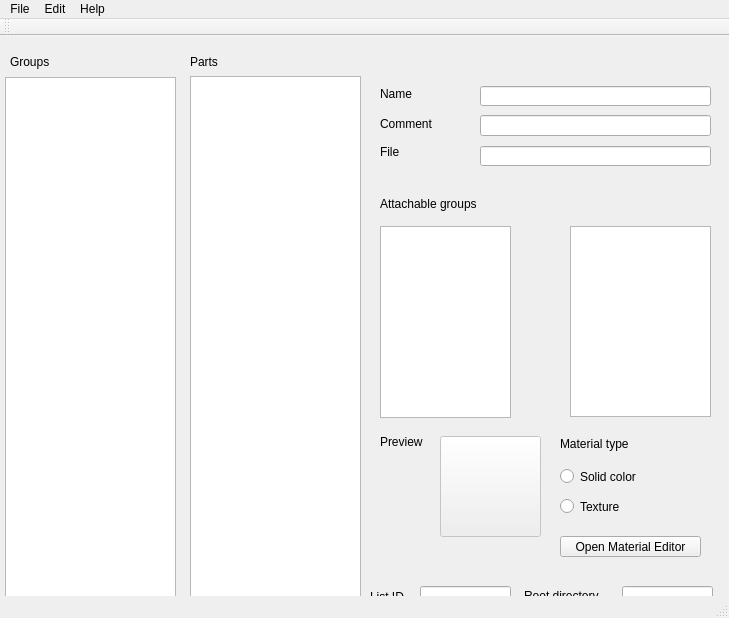
<?xml version="1.0" encoding="UTF-8"?>
<ui version="4.0">
 <class>pmcaconf_mainwin</class>
 <widget class="QMainWindow" name="pmcaconf_mainwin">
  <property name="geometry">
   <rect>
    <x>0</x>
    <y>0</y>
    <width>729</width>
    <height>618</height>
   </rect>
  </property>
  <property name="windowTitle">
   <string>PMCA set configuration tool</string>
  </property>
  <property name="windowIcon">
   <iconset resource="images.qrc">
    <normaloff>:/logo/logo.png</normaloff>:/logo/logo.png</iconset>
  </property>
  <property name="locale">
   <locale language="C" country="AnyCountry"/>
  </property>
  <widget class="QWidget" name="centralWidget">
   <widget class="QListView" name="listView">
    <property name="geometry">
     <rect>
      <x>5</x>
      <y>41</y>
      <width>171</width>
      <height>521</height>
     </rect>
    </property>
   </widget>
   <widget class="QLabel" name="label">
    <property name="geometry">
     <rect>
      <x>10</x>
      <y>10</y>
      <width>161</width>
      <height>31</height>
     </rect>
    </property>
    <property name="text">
     <string>Groups</string>
    </property>
   </widget>
   <widget class="QListView" name="listView_parts">
    <property name="geometry">
     <rect>
      <x>190</x>
      <y>40</y>
      <width>171</width>
      <height>521</height>
     </rect>
    </property>
   </widget>
   <widget class="QLabel" name="label_2">
    <property name="geometry">
     <rect>
      <x>190</x>
      <y>16</y>
      <width>171</width>
      <height>20</height>
     </rect>
    </property>
    <property name="text">
     <string>Parts</string>
    </property>
   </widget>
   <widget class="QLineEdit" name="lineEdit_Name">
    <property name="geometry">
     <rect>
      <x>480</x>
      <y>50</y>
      <width>231</width>
      <height>20</height>
     </rect>
    </property>
   </widget>
   <widget class="QLabel" name="label_3">
    <property name="geometry">
     <rect>
      <x>380</x>
      <y>50</y>
      <width>55</width>
      <height>16</height>
     </rect>
    </property>
    <property name="text">
     <string>Name</string>
    </property>
   </widget>
   <widget class="QLabel" name="label_4">
    <property name="geometry">
     <rect>
      <x>380</x>
      <y>80</y>
      <width>61</width>
      <height>16</height>
     </rect>
    </property>
    <property name="text">
     <string>Comment</string>
    </property>
   </widget>
   <widget class="QLineEdit" name="lineEdit_2">
    <property name="geometry">
     <rect>
      <x>480</x>
      <y>79</y>
      <width>231</width>
      <height>21</height>
     </rect>
    </property>
   </widget>
   <widget class="QLabel" name="label_5">
    <property name="geometry">
     <rect>
      <x>380</x>
      <y>110</y>
      <width>55</width>
      <height>12</height>
     </rect>
    </property>
    <property name="text">
     <string>File</string>
    </property>
   </widget>
   <widget class="QLineEdit" name="lineEdit_3">
    <property name="geometry">
     <rect>
      <x>480</x>
      <y>110</y>
      <width>231</width>
      <height>20</height>
     </rect>
    </property>
   </widget>
   <widget class="QLabel" name="label_6">
    <property name="geometry">
     <rect>
      <x>380</x>
      <y>160</y>
      <width>161</width>
      <height>16</height>
     </rect>
    </property>
    <property name="text">
     <string>Attachable groups</string>
    </property>
   </widget>
   <widget class="QListView" name="listView_availableGroups">
    <property name="geometry">
     <rect>
      <x>380</x>
      <y>190</y>
      <width>131</width>
      <height>192</height>
     </rect>
    </property>
   </widget>
   <widget class="QListView" name="listView_4">
    <property name="geometry">
     <rect>
      <x>570</x>
      <y>190</y>
      <width>141</width>
      <height>191</height>
     </rect>
    </property>
   </widget>
   <widget class="QLabel" name="label_7">
    <property name="geometry">
     <rect>
      <x>380</x>
      <y>400</y>
      <width>55</width>
      <height>12</height>
     </rect>
    </property>
    <property name="text">
     <string>Preview</string>
    </property>
   </widget>
   <widget class="QLabel" name="label_8">
    <property name="geometry">
     <rect>
      <x>560</x>
      <y>400</y>
      <width>101</width>
      <height>16</height>
     </rect>
    </property>
    <property name="text">
     <string>Material type</string>
    </property>
   </widget>
   <widget class="QRadioButton" name="radioButton">
    <property name="geometry">
     <rect>
      <x>560</x>
      <y>430</y>
      <width>97</width>
      <height>21</height>
     </rect>
    </property>
    <property name="text">
     <string>Solid color</string>
    </property>
   </widget>
   <widget class="QRadioButton" name="radioButton_2">
    <property name="geometry">
     <rect>
      <x>560</x>
      <y>460</y>
      <width>97</width>
      <height>21</height>
     </rect>
    </property>
    <property name="text">
     <string>Texture</string>
    </property>
   </widget>
   <widget class="QPushButton" name="pushButton">
    <property name="geometry">
     <rect>
      <x>560</x>
      <y>500</y>
      <width>141</width>
      <height>21</height>
     </rect>
    </property>
    <property name="text">
     <string>Open Material Editor</string>
    </property>
   </widget>
   <widget class="QLabel" name="label_9">
    <property name="geometry">
     <rect>
      <x>370</x>
      <y>550</y>
      <width>55</width>
      <height>21</height>
     </rect>
    </property>
    <property name="text">
     <string>List ID</string>
    </property>
   </widget>
   <widget class="QLineEdit" name="lineEdit_list">
    <property name="geometry">
     <rect>
      <x>420</x>
      <y>550</y>
      <width>91</width>
      <height>20</height>
     </rect>
    </property>
   </widget>
   <widget class="QLineEdit" name="lineEdit_5">
    <property name="geometry">
     <rect>
      <x>622</x>
      <y>550</y>
      <width>91</width>
      <height>20</height>
     </rect>
    </property>
    <property name="placeholderText">
     <string/>
    </property>
   </widget>
   <widget class="QLabel" name="label_10">
    <property name="geometry">
     <rect>
      <x>524</x>
      <y>550</y>
      <width>91</width>
      <height>20</height>
     </rect>
    </property>
    <property name="text">
     <string>Root directory</string>
    </property>
   </widget>
   <widget class="QPushButton" name="imageBut">
    <property name="enabled">
     <bool>false</bool>
    </property>
    <property name="geometry">
     <rect>
      <x>440</x>
      <y>400</y>
      <width>101</width>
      <height>101</height>
     </rect>
    </property>
    <property name="text">
     <string/>
    </property>
   </widget>
  </widget>
  <widget class="QMenuBar" name="menuBar">
   <property name="geometry">
    <rect>
     <x>0</x>
     <y>0</y>
     <width>729</width>
     <height>19</height>
    </rect>
   </property>
   <widget class="QMenu" name="menuFile">
    <property name="title">
     <string>File</string>
    </property>
    <addaction name="actionOpen_configuration"/>
    <addaction name="actionSave_configuration"/>
    <addaction name="actionExit"/>
   </widget>
   <widget class="QMenu" name="menuEdit">
    <property name="title">
     <string>Edit</string>
    </property>
    <addaction name="actionAdd_part"/>
    <addaction name="actionDelete_part"/>
   </widget>
   <widget class="QMenu" name="menuHelp">
    <property name="title">
     <string>Help</string>
    </property>
    <addaction name="actionAbout"/>
    <addaction name="actionAbout_Qt"/>
   </widget>
   <addaction name="menuFile"/>
   <addaction name="menuEdit"/>
   <addaction name="menuHelp"/>
  </widget>
  <widget class="QStatusBar" name="statusBar"/>
  <widget class="QToolBar" name="toolBar">
   <property name="windowTitle">
    <string>toolBar</string>
   </property>
   <attribute name="toolBarArea">
    <enum>TopToolBarArea</enum>
   </attribute>
   <attribute name="toolBarBreak">
    <bool>false</bool>
   </attribute>
  </widget>
  <action name="actionAbout">
   <property name="text">
    <string>About</string>
   </property>
  </action>
  <action name="actionOpen_configuration">
   <property name="text">
    <string>Open configuration</string>
   </property>
  </action>
  <action name="actionSave_configuration">
   <property name="text">
    <string>Save configuration</string>
   </property>
  </action>
  <action name="actionExit">
   <property name="text">
    <string>Exit</string>
   </property>
  </action>
  <action name="actionAdd_part">
   <property name="text">
    <string>Add part</string>
   </property>
  </action>
  <action name="actionDelete_part">
   <property name="text">
    <string>Delete part</string>
   </property>
  </action>
  <action name="actionAbout_Qt">
   <property name="text">
    <string>About Qt...</string>
   </property>
  </action>
 </widget>
 <layoutdefault spacing="6" margin="11"/>
 <resources>
  <include location="images.qrc"/>
 </resources>
 <connections>
  <connection>
   <sender>actionAbout</sender>
   <signal>triggered()</signal>
   <receiver>pmcaconf_mainwin</receiver>
   <slot>showAbout()</slot>
   <hints>
    <hint type="sourcelabel">
     <x>-1</x>
     <y>-1</y>
    </hint>
    <hint type="destinationlabel">
     <x>235</x>
     <y>308</y>
    </hint>
   </hints>
  </connection>
  <connection>
   <sender>actionOpen_configuration</sender>
   <signal>triggered()</signal>
   <receiver>pmcaconf_mainwin</receiver>
   <slot>openConfig()</slot>
   <hints>
    <hint type="sourcelabel">
     <x>-1</x>
     <y>-1</y>
    </hint>
    <hint type="destinationlabel">
     <x>364</x>
     <y>308</y>
    </hint>
   </hints>
  </connection>
  <connection>
   <sender>actionExit</sender>
   <signal>triggered()</signal>
   <receiver>pmcaconf_mainwin</receiver>
   <slot>close()</slot>
   <hints>
    <hint type="sourcelabel">
     <x>-1</x>
     <y>-1</y>
    </hint>
    <hint type="destinationlabel">
     <x>364</x>
     <y>308</y>
    </hint>
   </hints>
  </connection>
  <connection>
   <sender>actionAdd_part</sender>
   <signal>triggered()</signal>
   <receiver>pmcaconf_mainwin</receiver>
   <slot>addNewPart()</slot>
   <hints>
    <hint type="sourcelabel">
     <x>-1</x>
     <y>-1</y>
    </hint>
    <hint type="destinationlabel">
     <x>364</x>
     <y>308</y>
    </hint>
   </hints>
  </connection>
  <connection>
   <sender>listView</sender>
   <signal>clicked(QModelIndex)</signal>
   <receiver>pmcaconf_mainwin</receiver>
   <slot>groupChanged(QModelIndex)</slot>
   <hints>
    <hint type="sourcelabel">
     <x>90</x>
     <y>320</y>
    </hint>
    <hint type="destinationlabel">
     <x>364</x>
     <y>308</y>
    </hint>
   </hints>
  </connection>
  <connection>
   <sender>listView_parts</sender>
   <signal>clicked(QModelIndex)</signal>
   <receiver>pmcaconf_mainwin</receiver>
   <slot>updateDetails(QModelIndex)</slot>
   <hints>
    <hint type="sourcelabel">
     <x>275</x>
     <y>319</y>
    </hint>
    <hint type="destinationlabel">
     <x>364</x>
     <y>308</y>
    </hint>
   </hints>
  </connection>
  <connection>
   <sender>actionDelete_part</sender>
   <signal>triggered()</signal>
   <receiver>pmcaconf_mainwin</receiver>
   <slot>deletePart()</slot>
   <hints>
    <hint type="sourcelabel">
     <x>-1</x>
     <y>-1</y>
    </hint>
    <hint type="destinationlabel">
     <x>364</x>
     <y>308</y>
    </hint>
   </hints>
  </connection>
  <connection>
   <sender>actionSave_configuration</sender>
   <signal>triggered()</signal>
   <receiver>pmcaconf_mainwin</receiver>
   <slot>saveConfig()</slot>
   <hints>
    <hint type="sourcelabel">
     <x>-1</x>
     <y>-1</y>
    </hint>
    <hint type="destinationlabel">
     <x>364</x>
     <y>308</y>
    </hint>
   </hints>
  </connection>
  <connection>
   <sender>pushButton</sender>
   <signal>released()</signal>
   <receiver>pmcaconf_mainwin</receiver>
   <slot>openMat()</slot>
   <hints>
    <hint type="sourcelabel">
     <x>630</x>
     <y>540</y>
    </hint>
    <hint type="destinationlabel">
     <x>364</x>
     <y>308</y>
    </hint>
   </hints>
  </connection>
  <connection>
   <sender>actionAbout_Qt</sender>
   <signal>triggered()</signal>
   <receiver>pmcaconf_mainwin</receiver>
   <slot>aboutQt()</slot>
   <hints>
    <hint type="sourcelabel">
     <x>-1</x>
     <y>-1</y>
    </hint>
    <hint type="destinationlabel">
     <x>364</x>
     <y>308</y>
    </hint>
   </hints>
  </connection>
 </connections>
 <slots>
  <slot>showAbout()</slot>
  <slot>openConfig()</slot>
  <slot>addNewPart()</slot>
  <slot>groupChanged(QModelIndex)</slot>
  <slot>updateDetails(QModelIndex)</slot>
  <slot>deletePart()</slot>
  <slot>addLink(QModelIndex)</slot>
  <slot>removeLink(QModelIndex)</slot>
  <slot>saveConfig()</slot>
  <slot>openMat()</slot>
  <slot>aboutQt()</slot>
 </slots>
</ui>
